Frame 1 (no input): blank canvas, image omitted
Frame 60 (the mouse pressed at the canvas centre just before this capture): blank canvas, image omitted
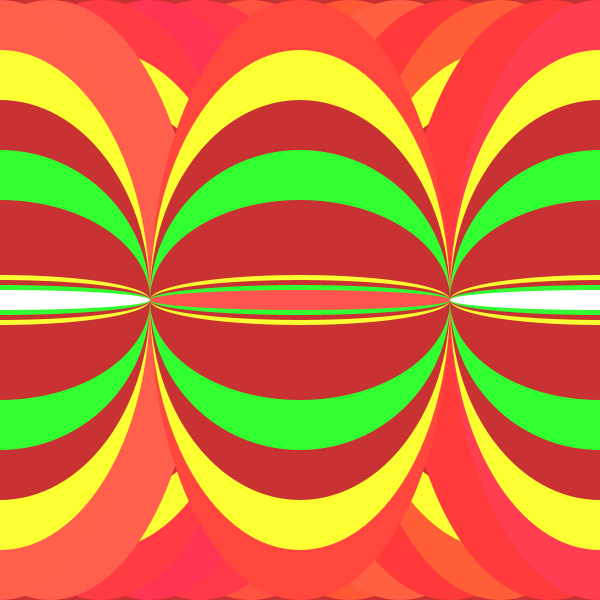
Frame 120 (the mouse held since frame 60 and released just before this capture)

The Processing sketch whose frames 1 and 60 were blank and that drew this single picture after the mouse press (run headless with seeded random() and noise(); from frame 60 on, the mouse is pressed at the canvas centre):

// Processing sketch: processing_61471
// ── processing_61471.pde

void setup(){

size(600,600);

}

void draw(){

  background(200,50,50);
 /* 
  //This is the central ellipse.
 noStroke();
fill(mouseX,0,200);
ellipse(300,300,mouseX,600);

  //These are the first left/right ellipses
 noStroke();
fill(mouseX,200,200);
ellipse(150,300,mouseX,600);

 noStroke();
fill(mouseX,200,200);
ellipse(450,300,mouseX,600);

  //These are the secondary (inner) ellipses

 noStroke();
fill(200,200,200);
ellipse(150,300,mouseX,500);

 noStroke();
fill(200,200,200);
ellipse(450,300,mouseX,500);

*/

  //These are experimental ellipses


noStroke();
fill(mouseX,random(50,100),random(50,100));
ellipse(350,300,mouseX,600);

noStroke();
fill(mouseX,random(50,100),random(50,100));
ellipse(400,300,mouseX,600);


//These are its inner circles
noStroke();
fill(252,mouseX,50);
ellipse(400,300,mouseX,500);

noStroke();
fill(200,50,50);
ellipse(400,300,mouseX,400);

noStroke();
fill(50,mouseX,50);
ellipse(400,300,mouseX,300);

noStroke();
fill(200,50,50);
ellipse(400,300,mouseX,200);

//These are its inner inner circles

noStroke();
fill(252,mouseX,50);
ellipse(400,300,mouseX,50);

noStroke();
fill(200,50,50);
ellipse(400,300,mouseX,40);

noStroke();
fill(50,mouseX,50);
ellipse(400,300,mouseX,30);

noStroke();
fill(mouseX,mouseX,mouseX);
ellipse(400,300,mouseX,20);

//End

noStroke();
fill(mouseX,random(50,100),random(50,100));
ellipse(450,300,mouseX,600);

noStroke();
fill(mouseX,random(50,100),random(50,100));
ellipse(500,300,mouseX,600);


//These are its inner circles
noStroke();
fill(252,mouseX,50);
ellipse(500,300,mouseX,500);

noStroke();
fill(200,50,50);
ellipse(500,300,mouseX,400);

noStroke();
fill(50,mouseX,50);
ellipse(500,300,mouseX,300);

noStroke();
fill(200,50,50);
ellipse(500,300,mouseX,200);

//These are its inner inner circles

noStroke();
fill(252,mouseX,50);
ellipse(500,300,mouseX,50);

noStroke();
fill(200,50,50);
ellipse(500,300,mouseX,40);

noStroke();
fill(50,mouseX,50);
ellipse(500,300,mouseX,30);

noStroke();
fill(mouseX,mouseX,mouseX);
ellipse(500,300,mouseX,20);

//End

noStroke();
fill(mouseX,random(50,100),random(50,100));
ellipse(550,300,mouseX,600);

noStroke();
fill(mouseX,random(50,100),random(50,100));
ellipse(600,300,mouseX,600);


//These are its inner circles
noStroke();
fill(252,mouseX,50);
ellipse(600,300,mouseX,500);

noStroke();
fill(200,50,50);
ellipse(600,300,mouseX,400);

noStroke();
fill(50,mouseX,50);
ellipse(600,300,mouseX,300);

noStroke();
fill(200,50,50);
ellipse(600,300,mouseX,200);

//These are its inner inner circles

noStroke();
fill(252,mouseX,50);
ellipse(600,300,mouseX,50);

noStroke();
fill(200,50,50);
ellipse(600,300,mouseX,40);

noStroke();
fill(50,mouseX,50);
ellipse(600,300,mouseX,30);

noStroke();
fill(mouseX,mouseX,mouseX);
ellipse(600,300,mouseX,20);

//End

//These are in front

noStroke();
fill(mouseX,random(50,100),random(50,100));
ellipse(250,300,mouseX,600);

noStroke();
fill(mouseX,random(50,100),random(50,100));
ellipse(200,300,mouseX,600);

//These are its inner circles
noStroke();
fill(252,mouseX,50);
ellipse(200,300,mouseX,500);

noStroke();
fill(200,50,50);
ellipse(200,300,mouseX,400);

noStroke();
fill(50,mouseX,50);
ellipse(200,300,mouseX,300);

noStroke();
fill(200,50,50);
ellipse(200,300,mouseX,200);

//These are its inner inner circles
noStroke();
fill(252,mouseX,50);
ellipse(200,300,mouseX,50);

noStroke();
fill(200,50,50);
ellipse(200,300,mouseX,40);

noStroke();
fill(50,mouseX,50);
ellipse(200,300,mouseX,30);

noStroke();
fill(mouseX,mouseX,mouseX);
ellipse(200,300,mouseX,20);

//End

noStroke();
fill(mouseX,random(50,100),random(50,100));
ellipse(150,300,mouseX,600);

noStroke();
fill(mouseX,random(50,100),random(50,100));
ellipse(100,300,mouseX,600);


//These are its inner circles
noStroke();
fill(252,mouseX,50);
ellipse(100,300,mouseX,500);

noStroke();
fill(200,50,50);
ellipse(100,300,mouseX,400);

noStroke();
fill(50,mouseX,50);
ellipse(100,300,mouseX,300);

noStroke();
fill(200,50,50);
ellipse(100,300,mouseX,200);

//These are the inner inner circles

noStroke();
fill(252,mouseX,50);
ellipse(100,300,mouseX,50);

noStroke();
fill(200,50,50);
ellipse(100,300,mouseX,40);

noStroke();
fill(50,mouseX,50);
ellipse(100,300,mouseX,30);

noStroke();
fill(mouseX,mouseX,mouseX);
ellipse(100,300,mouseX,20);

//End

noStroke();
fill(mouseX,random(50,100),random(50,100));
ellipse(50,300,mouseX,600);

noStroke();
fill(mouseX,random(50,100),random(50,100));
ellipse(0,300,mouseX,600);


//These are its inner circles
noStroke();
fill(252,mouseX,50);
ellipse(0,300,mouseX,500);

noStroke();
fill(200,50,50);
ellipse(0,300,mouseX,400);

noStroke();
fill(50,mouseX,50);
ellipse(0,300,mouseX,300);

noStroke();
fill(200,50,50);
ellipse(0,300,mouseX,200);

//These are the inner inner circles

noStroke();
fill(252,mouseX,50);
ellipse(0,300,mouseX,50);

noStroke();
fill(200,50,50);
ellipse(0,300,mouseX,40);

noStroke();
fill(50,mouseX,50);
ellipse(0,300,mouseX,30);

noStroke();
fill(mouseX,mouseX,mouseX);
ellipse(0,300,mouseX,20);

//End


//This is the new middle

noStroke();
fill(mouseX,random(50,100),random(50,100));
ellipse(300,300,mouseX,600);

//These are the inner circles

noStroke();
fill(252,mouseX,50);
ellipse(300,300,mouseX,500);

noStroke();
fill(200,50,50);
ellipse(300,300,mouseX,400);

noStroke();
fill(50,mouseX,50);
ellipse(300,300,mouseX,300);

noStroke();
fill(200,50,50);
ellipse(300,300,mouseX,200);

//These are the inner inner circles!

noStroke();
fill(252,mouseX,50);
ellipse(300,300,mouseX,50);

noStroke();
fill(200,50,50);
ellipse(300,300,mouseX,40);

noStroke();
fill(50,mouseX,50);
ellipse(300,300,mouseX,30);

noStroke();
fill(mouseX,random(50,100),random(50,100));
ellipse(300,300,mouseX,20);
//End




}
